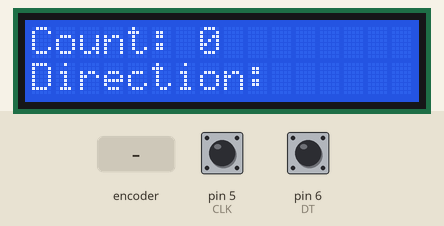
Simulated run of this sketch. Board: Arduino Uno, built with avr-gcc and run on an emulated ATmega328P. Parts: 16×2 character LCD. Inputs (shaded band) come from the test bench; at power-on: pin 5 (CLK) HIGH, pin 6 (DT) HIGH. What the sketch prints to the serial monitor is not drawn.

Above: at 1.3 s.
1.4 s: rotary encoder on pin 5 (CLK) / pin 6 (DT) turned 3 steps (first pin leading)
At 2.6 s:
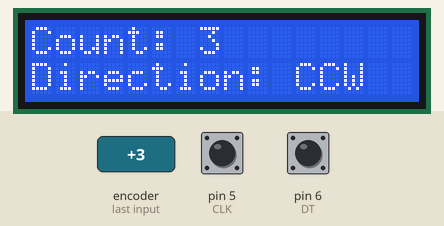
3.5 s: rotary encoder on pin 5 (CLK) / pin 6 (DT) turned 2 steps (second pin leading)
At 5.0 s:
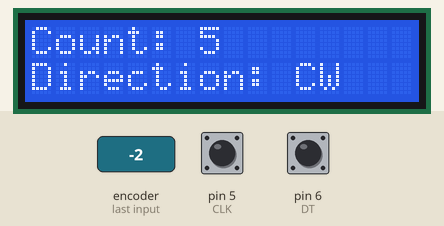
5.4 s: rotary encoder on pin 5 (CLK) / pin 6 (DT) turned 3 steps (first pin leading)
At 7.0 s:
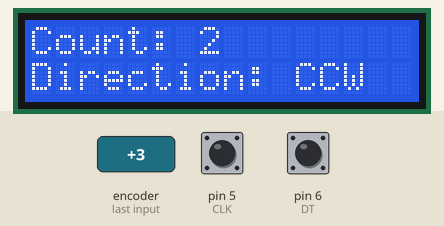
Timing chart, 0 to 8.5 s (numbered marks = the images above; inputs shaded):
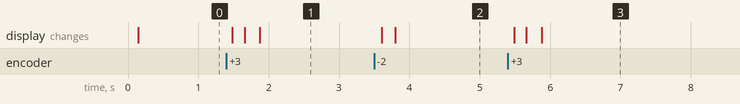

Measured:
- after the input at 1.4 s, the display: first changes after 0.08 s (image 1 shows a later state)
- after the input at 3.5 s, the display: first changes after 0.11 s (image 2 shows a later state)
- after the input at 5.4 s, the display: first changes after 0.09 s (image 3 shows a later state)

The sketch:

sketch_feb15c_Encorder_1-5_Count.ino
```cpp
#include <Wire.h>
#include <LiquidCrystal_I2C.h>

LiquidCrystal_I2C lcd(0x27, 16,2);

#define CLK 5
#define DT 6

int counter=0;
int lastStateCLK;
int currentStateCLK;
String currentDir = "";

void setup() {
  Serial.begin(9600);
  pinMode(CLK,INPUT_PULLUP);
  pinMode(DT,INPUT_PULLUP);
  lastStateCLK = digitalRead(CLK);
  lcd.init();
  lcd.init();
  lcd.backlight();

}

void loop() {
  currentStateCLK = digitalRead(CLK);
  if(currentStateCLK != lastStateCLK && currentStateCLK == 1) {
    if (digitalRead(DT) != currentStateCLK) {
      counter --;
      if (counter==-1) {
        counter = 5;
        }
    currentDir = "CCW ";

    } else {
      counter ++;
       if (counter==6) {
        counter = 0;
      }
      currentDir ="CW ";
    }

    Serial.print("direction: ");
    Serial.print(currentDir);
    Serial.print(".  Counter: ");
    Serial.println(counter);
  }
  lastStateCLK = currentStateCLK;
  delay(1);

  lcd.setCursor(0,0);
  lcd.print("Count: ");
  lcd.print(counter);
  lcd.setCursor(0,1);
  lcd.print("Direction: ");
  lcd.print(currentDir);

}
```
